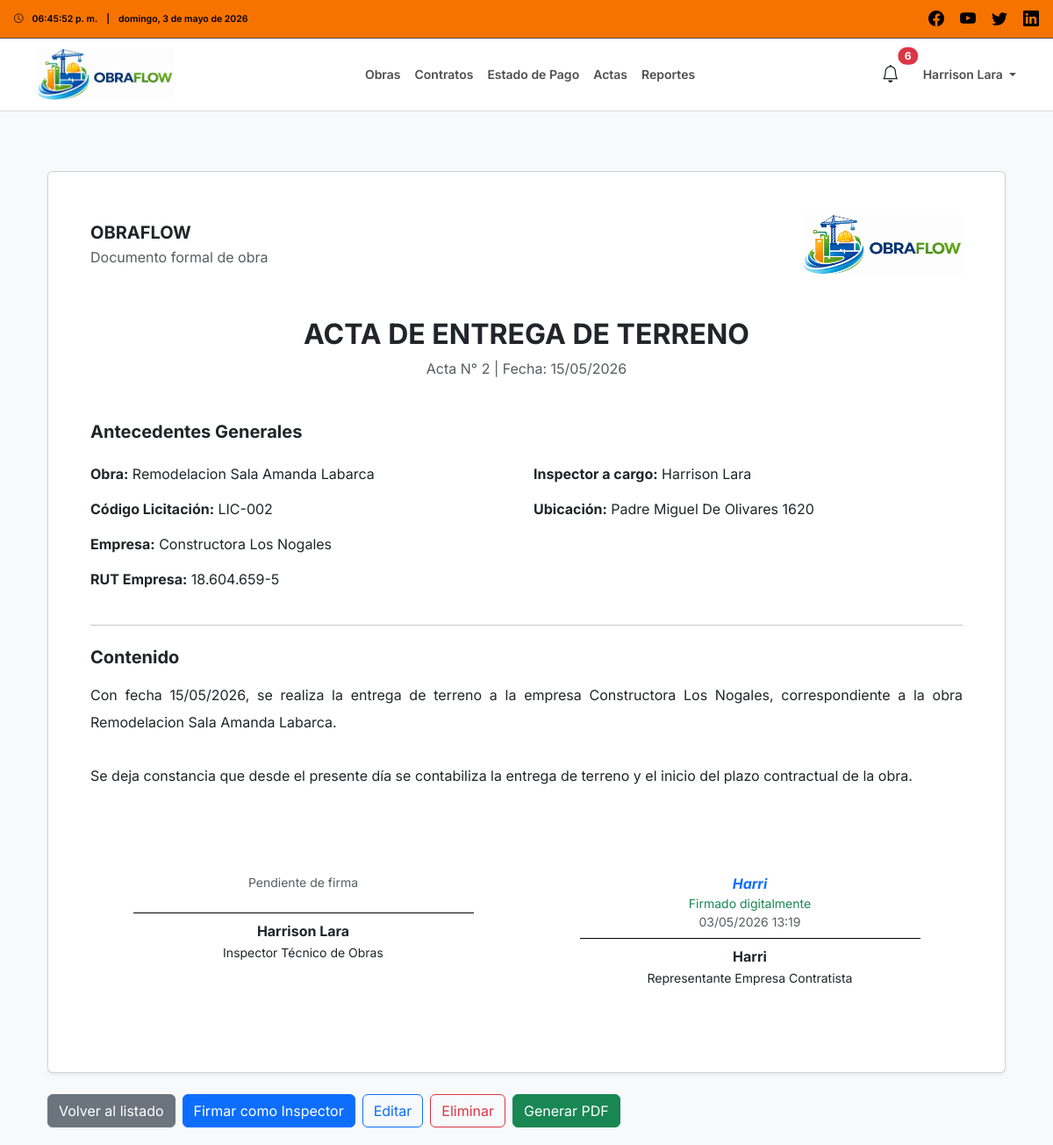
/actas/10/ (signed in), run on the app's committed database.
### users/models.py (models this page shows, shortened)
class User(AbstractUser):
    class Roles(models.TextChoices):
        ADMIN = 'ADMIN', 'Administrador'
        INSPECTOR = 'INSPECTOR', 'Inspector'
        CONTRATISTA = 'CONTRATISTA', 'Empresa Contratista'
    role = models.CharField(
        max_length=20,
        choices=Roles.choices,
        default=Roles.CONTRATISTA
    )

### actas/models.py (models this page shows, shortened)
class ConfiguracionActa(models.Model):
    nombre_mandante = models.CharField(max_length=255, blank=True, null=True)
    logo_mandante = models.ImageField(upload_to='actas/logos/', blank=True, null=True)
    class Meta:
        verbose_name = 'Configuración de Actas'
        verbose_name_plural = 'Configuración de Actas'

class Acta(models.Model):
    TIPO_ACTA_CHOICES = [
        ('ENTREGA_TERRENO', 'Entrega de Terreno'),
        ('RECEPCION_OBS', 'Recepción con Observaciones'),
        ('RECEPCION_OK', 'Recepción sin Observaciones'),
    ]
    ESTADO_CHOICES = [
        ('PENDIENTE', 'Pendiente por Firmar'),
        ('PENDIENTE_EMPRESA', 'Pendiente Firma Empresa'),
        ('PENDIENTE_INSPECTOR', 'Pendiente Firma Inspector'),
        ('FIRMADA', 'Firmada'),
    ]
    obra = models.ForeignKey(
        Obra,
        on_delete=models.CASCADE,
        related_name='actas'
    )
    tipo_acta = models.CharField(
        max_length=30,
        choices=TIPO_ACTA_CHOICES
    )
    numero_acta = models.PositiveIntegerField()
    fecha_acta = models.DateField()
    titulo = models.CharField(max_length=255)
    cuerpo_acta = models.TextField()
    observaciones = models.TextField(blank=True, null=True)
    estado = models.CharField(
        max_length=30,
        choices=ESTADO_CHOICES,
        default='PENDIENTE'
    )
    nombre_obra = models.CharField(max_length=255)
    codigo_licitacion = models.CharField(max_length=100)
    nombre_empresa = models.CharField(max_length=255)
    rut_empresa = models.CharField(max_length=100, blank=True, null=True)
    nombre_inspector = models.CharField(max_length=255)
    ubicacion_obra = models.CharField(max_length=255, blank=True, null=True)
    firma_inspector_texto = models.CharField(max_length=255)
    firma_empresa_texto = models.CharField(max_length=255)
    firmado_inspector = models.BooleanField(default=False)
    firmado_empresa = models.BooleanField(default=False)
    fecha_firma_inspector = models.DateTimeField(blank=True, null=True)
    fecha_firma_empresa = models.DateTimeField(blank=True, null=True)
    usuario_firma_inspector = models.ForeignKey(
        settings.AUTH_USER_MODEL,
        on_delete=models.SET_NULL,
        blank=True,
        null=True,
        related_name='actas_firmadas_como_inspector'
    )
    usuario_firma_empresa = models.ForeignKey(
        settings.AUTH_USER_MODEL,
        on_delete=models.SET_NULL,
        blank=True,
        null=True,
        related_name='actas_firmadas_como_empresa'
    )
    fecha_creacion = models.DateTimeField(auto_now_add=True)
    class Meta:
        verbose_name = 'Acta'
        verbose_name_plural = 'Actas'
        ordering = ['-fecha_acta', '-id']
        unique_together = ('obra', 'numero_acta')

### core/views.py (the view)
# urls.py: path('actas/<int:acta_id>/', actas_detalle, name='actas_detalle'),
@login_required(login_url='login')
def actas_detalle(request, acta_id):
    user = request.user
    if user.role == 'INSPECTOR':
        acta = get_object_or_404(
            Acta,
            id=acta_id,
            obra__inspector=user
        )
    elif user.role == 'CONTRATISTA':
        acta = get_object_or_404(
            Acta,
            id=acta_id,
            obra__empresa=user
        )
    else:
        acta = get_object_or_404(Acta, id=acta_id)
    config_acta = ConfiguracionActa.objects.first()
    return render(request, 'actas/detalle.html', {
        'acta': acta,
        'config_acta': config_acta,
    })

### core/context_processors.py (called while the page is built)
def nombre_usuario(usuario):
    if not usuario:
        return ""
    nombre = f"{getattr(usuario, 'first_name', '')} {getattr(usuario, 'last_name', '')}".strip()
    if nombre:
        return nombre
    return getattr(usuario, 'username', '') or ""

### trabajadores/models.py (called while the page is built)
    @property
    def documentos_completos(self):
        return hasattr(self, 'documentos') and all([
            self.documentos.carnet_identidad,
            self.documentos.certificado_antecedentes,
            self.documentos.contrato_trabajo,
        ])

### templates/actas/detalle.html (shortened to what this page needs)
{% extends 'base.html' %}
{% load static %}
{% block content %}
<div class="container mt-4">
    <div class="card shadow-sm">
        <div class="card-body p-5">
            <div class="d-flex justify-content-between align-items-center mb-5 flex-wrap gap-3">
                <div>
                    <h5 class="fw-bold mb-1">
                        {% if config_acta and config_acta.nombre_mandante %}
                            {{ config_acta.nombre_mandante }}
                        {% else %}
                            MANDANTE
                        {% endif %}
                    </h5>
                    <p class="mb-0 text-muted">Documento formal de obra</p>
                </div>
                <img src="{% static 'images/logo_navbar.jpeg' %}"
                     alt="OBRAFLOW"
                     style="max-height:70px; object-fit:contain;">
            </div>
            <div class="text-center mb-5">
                <h2 class="fw-bold mb-2 text-uppercase">
                    {{ acta.titulo }}
                </h2>
                <p class="mb-0 text-muted">
                    Acta N° {{ acta.numero_acta }} |
                    Fecha: {{ acta.fecha_acta|date:"d/m/Y" }}
                </p>
            </div>
            <div class="mb-4">
                <h5 class="fw-bold mb-4">Antecedentes Generales</h5>
                <div class="row g-3">
                    <div class="col-md-6">
                        <p><strong>Obra:</strong> {{ acta.nombre_obra }}</p>
                        <p><strong>Código Licitación:</strong> {{ acta.codigo_licitacion }}</p>
                        <p><strong>Empresa:</strong> {{ acta.nombre_empresa }}</p>
                        <p><strong>RUT Empresa:</strong> {{ acta.rut_empresa }}</p>
                    </div>
                    <div class="col-md-6">
                        <p><strong>Inspector a cargo:</strong> {{ acta.nombre_inspector }}</p>
                        <p><strong>Ubicación:</strong> {{ acta.ubicacion_obra }}</p>
                    </div>
                </div>
            </div>
            <hr class="my-4">
            <div class="mb-5">
                <h5 class="fw-bold mb-3">Contenido</h5>
                <div style="text-align: justify; line-height:1.9;">
                    {{ acta.cuerpo_acta|linebreaksbr }}
                </div>
            </div>
            <div class="row mt-5 pt-5 text-center">
                <div class="col-md-6 mb-5">
                    {% if acta.firmado_inspector %}
                        <div class="mb-2">
                            <div class="text-primary fw-bold fst-italic">
                                {{ acta.firma_inspector_texto }}
                            </div>
                            <small class="text-success d-block">Firmado digitalmente</small>
                            <small class="text-muted d-block">
                                {{ acta.fecha_firma_inspector|date:"d/m/Y H:i" }}
                            </small>
                        </div>
                    {% else %}
                        <div class="mb-4 text-muted small">
                            Pendiente de firma
                        </div>
                    {% endif %}
                    <div style="border-top:1px solid #000; width:80%; margin:auto;"></div>
                    <p class="mt-2 mb-0 fw-bold">
                        {{ acta.firma_inspector_texto }}
                    </p>
                    <small>Inspector Técnico de Obras</small>
                </div>
                <div class="col-md-6 mb-5">
                    {% if acta.firmado_empresa %}
                        <div class="mb-2">
                            <div class="text-primary fw-bold fst-italic">
                                {{ acta.firma_empresa_texto }}
                            </div>
                            <small class="text-success d-block">Firmado digitalmente</small>
                            <small class="text-muted d-block">
                                {{ acta.fecha_firma_empresa|date:"d/m/Y H:i" }}
                            </small>
                        </div>
                    {% else %}
                        <div class="mb-4 text-muted small">
                            Pendiente de firma
                        </div>
                    {% endif %}
                    <div style="border-top:1px solid #000; width:80%; margin:auto;"></div>
                    <p class="mt-2 mb-0 fw-bold">
                        {{ acta.firma_empresa_texto }}
                    </p>
                    <small>Representante Empresa Contratista</small>
                </div>
            </div>
        </div>
    </div>
    <div class="mt-4 d-flex gap-2 flex-wrap">
        <a href="{% url 'actas' %}" class="btn btn-secondary">
            Volver al listado
        </a>
        {% if request.user.role == 'INSPECTOR' %}
            {% if not acta.firmado_inspector %}
                <form method="POST"
                      action="{% url 'firmar_acta' acta.id %}"
                      class="form-confirmacion-modal d-inline"
                      data-modal-titulo="Firmar Acta"
                      data-modal-mensaje="¿Confirmas la firma digital simple del inspector?">
                    <button type="submit" class="btn btn-primary">
                        Firmar como Inspector
                    </button>
                </form>
            {% else %}
                <button class="btn btn-outline-success" disabled>
                    Inspector ya firmó
                </button>
            {% endif %}
            {% if acta.estado == 'FIRMADA' %}
                <button class="btn btn-outline-primary" disabled>
                    Editar bloqueado
                </button>
            {% else %}
                <a href="{% url 'actas_editar' acta.id %}" class="btn btn-outline-primary">
                    Editar
                </a>
            {% endif %}
            <form method="POST"
                  action="{% url 'actas_eliminar' acta.id %}"
                  class="form-confirmacion-modal d-inline"
                  data-modal-titulo="Eliminar Acta"
                  data-modal-mensaje="¿Estás seguro de eliminar esta acta?">
                <button type="submit" class="btn btn-outline-danger">
                    Eliminar
                </button>
            </form>
            <a href="{% url 'actas_pdf' acta.id %}" class="btn btn-success">
                Generar PDF
            </a>
        {% endif %}
    </div>
</div>
{% endblock %}

### templates/base.html (shortened to what this page needs)
{% load static %}
<!DOCTYPE html>
<html lang="es">
<head>
    <link href="https://cdn.jsdelivr.net/npm/bootstrap@5.3.3/dist/css/bootstrap.min.css" rel="stylesheet">
    <link rel="stylesheet" href="https://cdn.jsdelivr.net/npm/bootstrap-icons/font/bootstrap-icons.css">
    <link rel="stylesheet" href="{% static 'css/styles.css' %}?v=6">
</head>
<body>
    {% if user.is_authenticated %}
        {% if user.role == 'INSPECTOR' %}
            {% include 'partials/navbar_inspector.html' %}
        {% elif user.role == 'CONTRATISTA' %}
            {% include 'partials/navbar_empresa.html' %}
        {% elif user.role == 'ADMIN' or user.is_superuser %}
            {% include 'partials/navbar_public.html' %}
        {% else %}
            {% include 'partials/navbar_public.html' %}
        {% endif %}
    {% else %}
        {% include 'partials/navbar_public.html' %}
    {% endif %}
    <main class="container mt-4">
        {% block content %}
        {% endblock %}
    </main>
</body>
</html>

### templates/partials/navbar_inspector.html (shortened to what this page needs)
{% load static %}
<div class="top-bar-inspector d-flex justify-content-between align-items-center px-3">
    <div class="hora-info d-flex align-items-center flex-nowrap small">
        <i class="bi bi-clock me-2"></i>
        <span id="topbarClockInspector" class="me-2">--:--:--</span>
        <span class="me-2">|</span>
        <span id="topbarDateInspector" class="text-truncate">--</span>
    </div>
    <div class="social-icons">
        <a href="#"><i class="bi bi-facebook"></i></a>
        <a href="#"><i class="bi bi-youtube"></i></a>
        <a href="#"><i class="bi bi-twitter"></i></a>
        <a href="#"><i class="bi bi-linkedin"></i></a>
    </div>
</div>
<nav class="navbar navbar-expand-lg navbar-light navbar-inspector">
    <div class="container">
        <a class="navbar-brand d-flex align-items-center" href="{% url 'dashboard_inspector' %}">
            <img src="{% static 'images/logo_navbar.jpeg' %}" alt="OBRAFLOW" class="logo">
        </a>
        <div class="collapse navbar-collapse" id="navbarNavInspector">
            <ul class="navbar-nav mx-auto">
                <li class="nav-item"><a class="nav-link" href="{% url 'obras' %}">Obras</a></li>
                <li class="nav-item"><a class="nav-link" href="{% url 'contratos' %}">Contratos</a></li>
                <li class="nav-item"><a class="nav-link" href="{% url 'edp' %}">Estado de Pago</a></li>
                <li class="nav-item"><a class="nav-link" href="{% url 'actas' %}">Actas</a></li>
                <li class="nav-item"><a class="nav-link" href="{% url 'reportes_index' %}">Reportes</a></li>
            </ul>
            <div class="nav-icons d-flex align-items-center gap-3">
                <button class="btn btn-link nav-alert-btn position-relative"
                        type="button"
                        data-bs-toggle="offcanvas"
                        data-bs-target="#offcanvasAlertasInspector">
                    <i class="bi bi-bell fs-5"></i>
                    {% if nav_total_alertas > 0 %}
                    <span class="position-absolute top-0 start-100 translate-middle badge rounded-pill bg-danger">
                        {{ nav_total_alertas }}
                    </span>
                    {% endif %}
                </button>
                <div class="dropdown">
                    <a class="nav-link dropdown-toggle"
                       href="#"
                       role="button"
                       data-bs-toggle="dropdown"
                       aria-expanded="false">
                        {% if request.user.first_name %}
                            {{ request.user.first_name }} {{ request.user.last_name }}
                        {% else %}
                            {{ request.user.username }}
                        {% endif %}
                    </a>
                </div>
            </div>
        </div>
    </div>
</nav>

### static/css/styles.css (style rules this page uses)
body { font-family: 'Inter', sans-serif; background-color: #f8f9fa; margin: 0; padding: 0; }
.top-bar-inspector { background-color: #f77300; color: black; font-size: 12px; font-weight: 600; padding: 8px 15px; }
.top-bar-inspector .hora-info, .top-bar-empresa .hora-info { display: flex; align-items: center; gap: 2px; }
.top-bar-inspector .social-icons a, .top-bar-empresa .social-icons a { color: black; font-size: 18px; margin-left: 15px; text-decoration: none; transition: color 0.2s ease-in-out; }
.navbar-inspector { background-color: #ffffff; border-top: 1px solid #4e4e4e; border-bottom: 1px solid #d9d9d9; min-height: 70px; padding-top: 6px; padding-bottom: 6px; }
.logo { height: 100%; max-height: 60px; width: auto; object-fit: contain; display: block; }
.navbar-inspector .nav-link { color: #4e4e4e; font-weight: 600; font-size: 14px; transition: color 0.2s ease-in-out; white-space: nowrap; }
.nav-icons { display: flex; align-items: center; gap: 20px; }
main.container { padding-top: 20px; padding-bottom: 20px; }
.nav-alert-btn { color: #212529; text-decoration: none; padding: 6px 10px; }

### data on the page
User: user.first_name "Harrison", user.last_name "Lara"
ConfiguracionActa: nombre_mandante "OBRAFLOW"
Acta: titulo "ACTA DE ENTREGA DE TERRENO", numero_acta "2", fecha_acta "15/05/2026", nombre_obra "Remodelacion Sala Amanda Labarca", codigo_licitacion "LIC-002", nombre_empresa "Constructora Los Nogales", rut_empresa "18.604.659-5", nombre_inspector "Harrison Lara", ubicacion_obra "Padre Miguel De Olivares 1620", cuerpo_acta "Con fecha 15/05/2026, se realiza la entrega de terreno a la empresa Constructora Los Nogales, correspondiente a la obra Remodelacion Sala Amanda Labarca. Se deja constancia que desde el presente día se contabiliza la entrega de terreno y el inicio del plazo contractual de la obra.", firma_inspector_texto "Harrison Lara", firma_empresa_texto "Harri", fecha_firma_empresa "03/05/2026 13:19"

### other printed values
{{ nav_total_alertas }} "6"
